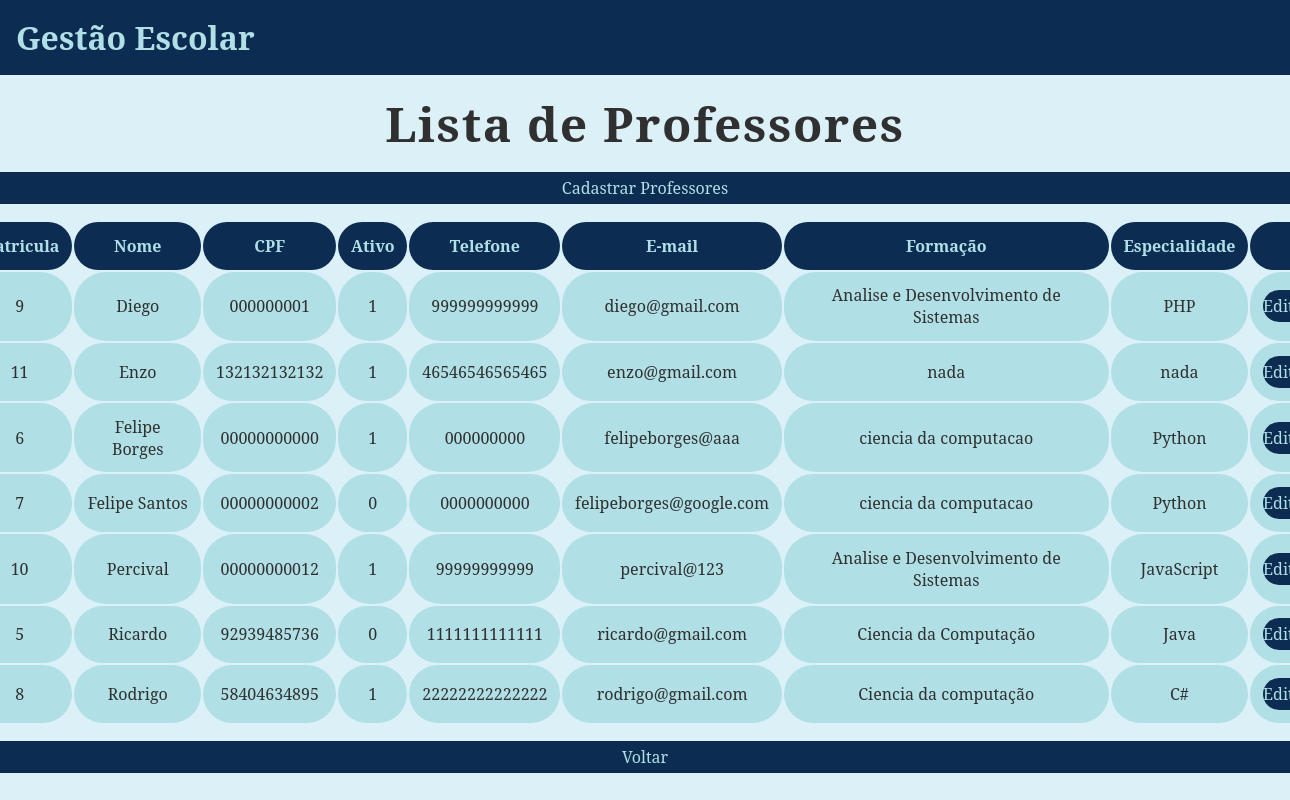
The app's page /listar/professores, older data.
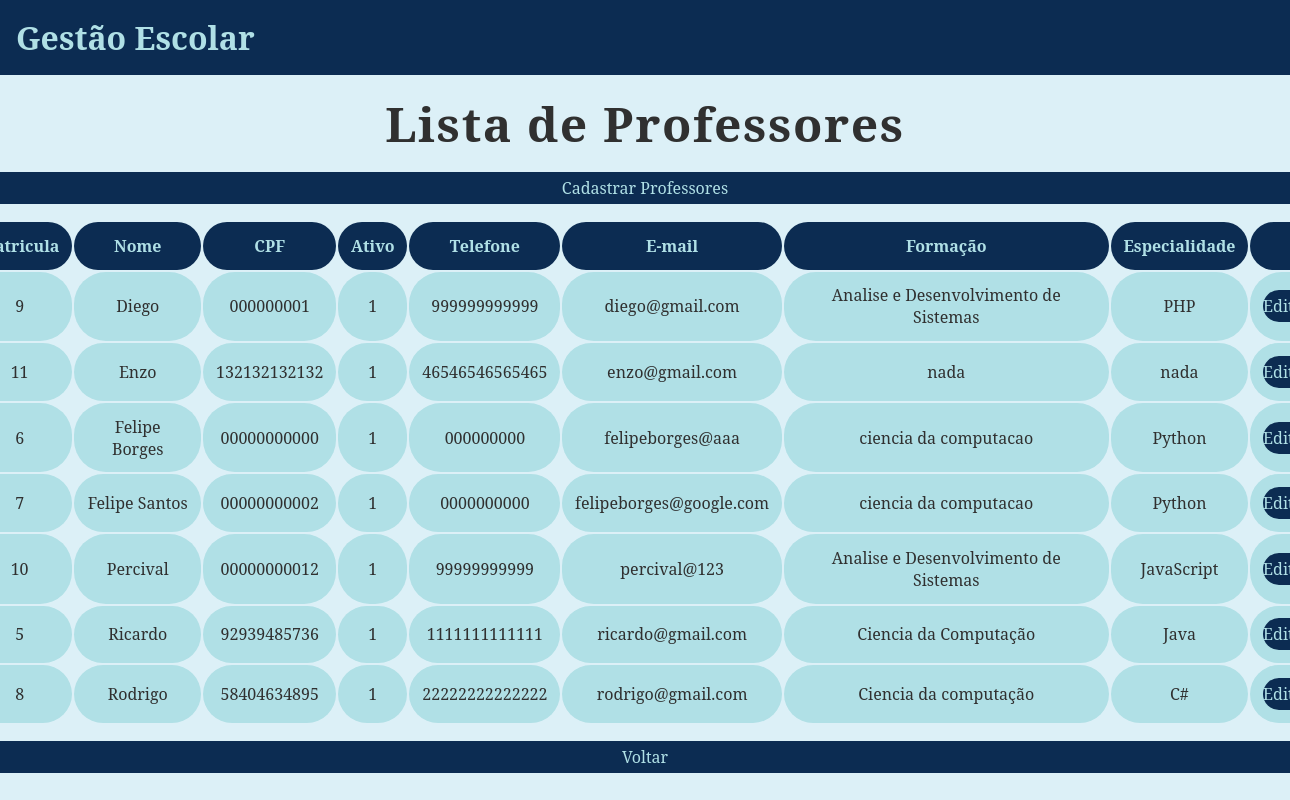
The same page, newer data.
### tables this page shows
CREATE TABLE Professores (Matricula INTEGER PRIMARY KEY AUTOINCREMENT, Nome VARCHAR (255) NOT NULL, CPF VARCHAR (11) NOT NULL UNIQUE, Ativo BOOLEAN DEFAULT (1), Telefone VARCHAR (11), Email VARCHAR (255), Formacao VARCHAR (255), Especialidade VARCHAR (255));

### index.py (the view)
@app.route ("/listar/professores")
def listar_professores():
    professores = Professor.listar()
    return render_template ("listar_professores.html", professores=professores)

### professor.py (called while the page is built)
    @classmethod
    def listar(cls):
        conexao = sqlite3.connect("gestao_escolar.db")
        cursor = conexao.cursor()
        sql = """
            SELECT *
            FROM Professores
            ORDER BY nome
        """
        cursor.execute(sql)
        lista_professores = cursor.fetchall()
        conexao.close()
        return lista_professores

### templates/listar_professores.html
{% extends "base.html" %}
{% block conteudo %}
<div class="conteudo-principal">
    <h2>Lista de Professores</h2>
    <div class="conteudo-tabela">
        <a href="/cadastro/professores" class="botao-primario">Cadastrar Professores</a>
        <table>
            <tr>
                <th>Matricula</th>
                <th>Nome</th>
                <th>CPF</th>
                <th>Ativo</th>
                <th>Telefone</th>
                <th>E-mail</th>
                <th>Formação</th>
                <th>Especialidade</th>
                <th></th>
            </tr>
            {% for professor in professores %}
                <tr>
                    <td>{{professor[0]}}</td>
                    <td>{{professor[1]}}</td>
                    <td>{{professor[2]}}</td>
                    <td>{{professor[3]}}</td>
                    <td>{{professor[4]}}</td>
                    <td>{{professor[5]}}</td>
                    <td>{{professor[6]}}</td>
                    <td>{{professor[7]}}</td>
                    <td><a href="/editar/professor/{{ professor[0] }}" class="botao-primario">Editar</a></td>
                </tr>
            {% endfor %}
        </table>
        <a href="/" class="botao-primario">Voltar</a>
    </div>
</div>
{% endblock %}

Row changes from the older to the newer data that the page shows:
changed Professores "Felipe Santos": Ativo "0" → "1"
changed Professores "Ricardo": Ativo "0" → "1"
